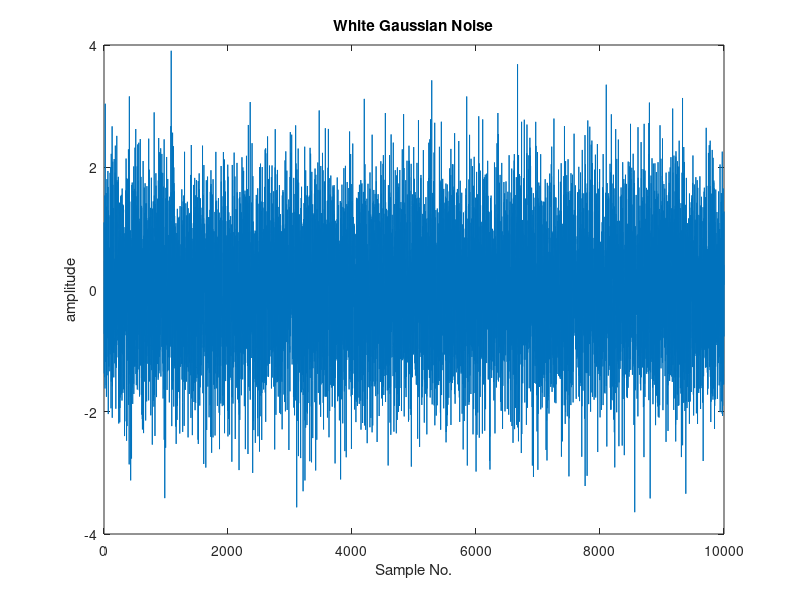

MATLAB code for this plot: (Note: this script raises an error after producing the figure.)
%% Tone Masking With Noise
clear;
fs=16000;
samples = 10000;

%% Generate Gaussian Noise.

noise = wgn(samples,1,0); %white gaussian noise

%% Plot Gaussian Noise.

figure(1),plot(noise),title('White Gaussian Noise'), xlabel('Sample No.'), ylabel('amplitude')

%% Bandstop filter: Bandwidth Ajust 
% Adjust this variable to adjust the width of the Bandstop filter. Reduce
% the filter width until you can no longer hear the sinewave

BWadjust=2; %This variable is used to adjust the critical band.
% debug note. Min. acceptable value = 1.2

%% Bandstop filter construction

BWadjust=BWadjust/100; %Dividing by 100 is used because the inversely 
%proportional relationship of the variable BWadjust and the effects on Fp1
%and Fp2.

Fp1=0.5-BWadjust;     %Fp1=1/16;
Fp2=0.5+BWadjust;   %Fp2=15/16;
Fst1=Fp1+0.01;   % Fst1=2/16;
Fst2=Fp2-0.01;   % Fst2=14/16;

F1_LowCutoff=Fp1*(fs/2);
F2_HighCuttoff=Fp2*(fs/2);

Ap1=1;
Ast=60;
Ap2=1;

%Bandstop filter object using fdesign.
d = fdesign.bandstop('Fp1,Fst1,Fst2,Fp2,Ap1,Ast,Ap2', ... 
    Fp1,Fst1,Fst2,Fp2,Ap1,Ast,Ap2); 

%Final filter variable using function design().
Hd = design(d,'equiripple'); %FIR equiripple band stop filter 

FreqLow=(2*pi)/16;
FreqHi=(14*pi)/16;

%% Plot magnitude response of the bandstop filter. 
fvtool(Hd),

%% Calculate the stop band borders, center frequency and width in Hz 

freqHzLow=(fs*FreqLow)/(2*pi);
freqHzHigh=(fs*FreqHi)/(2*pi);
FilterWidth = freqHzHigh-freqHzLow;
CenterFreq = (freqHzLow+freqHzHigh)/2;

%% Apply the band stop filter to the Gaussian noise 

filtered_noise = filter(Hd,noise);

figure(3),subplot(1,2,1), plot(noise), xlabel('Sample No.'), ylabel('amplitude'), title('Un-filtered Gaussian Noise')
subplot(1,2,2), plot(filtered_noise), xlabel('Sample No.'), ylabel('amplitude'), title('Filtered Gaussian Noise')

%% Plot filtered noise.  

noisedft = fft(noise); 
filtered_noisedft = fft(filtered_noise); 
freq = 0:(2*pi)/length(noise):pi; 

figure(4),plot(freq/pi,abs(noisedft(1:length(noise)/2+1))),hold on, 
plot(freq/pi,abs(filtered_noisedft(1:length(filtered_noise)/2+1)),'r','linewidth',2),hold off, 
xlabel('Normalized Frequency (\times\pi rad/sample)'), ylabel('Magnitude'), legend('Original Signal','Bandstop Signal'),title('FFT spectra of the original and filtered noise signals')

%% Generate a sinusoid at the center of Bandpass filter frequencies. 

noise=noise'; %rearrange matrix to suit dimensions of y in preparation for addition.
amp=0.1*std(noise); %noise amplitude adjustment
ts=1/fs;
t=1:1:10000;
wCenter=(CenterFreq*2*pi)/fs;
y=sin(wCenter*t)*amp;

%% Play Sinusoid and Plot Sinusoid.
%sound(y,fs); %uncomment to listen.
figure(4),plot(y),xlim([0 1000]),xlabel('Sample No.'),ylabel('amplitude'),title('4kHz Sinewave')

%% Add Sine wave to gaussian noise.
output=y+noise;

%% Play and plot noisy sinusoid.

figure(5), plot(output), title('Sinewave with filtered Noise'), xlim([0 1000]), xlabel('Sample No.'), ylabel('amplitude')

sinusoiddft = fft(y);
maxsin=max(sinusoiddft);
filtered_noisedft = fft(filtered_noise);
freq2 = 0:(2*pi)/length(noise):pi;

figure(6),
plot(freq/pi,abs(sinusoiddft(1:length(noise)/2+1))), hold on
plot(freq/pi,abs(filtered_noisedft(1:length(filtered_noise)/2+1)),'r','linewidth',2),hold off, grid on,
xlabel('Normalized Frequency (\times\pi rad/sample)'), ylabel('Magnitude'), legend('Sinewave','Bandstop Signal'),title('Noise+4kHz Sinewave')

FiltNoiseSin=y+filtered_noise';

%Normalise audio output. Peak value 0 dBFS.
pkch=max(FiltNoiseSin);
norm=FiltNoiseSin*(1/pkch);

%% Sound output and info
sound(norm,fs); %uncomment to play audio. Keep speaker volume low before playing. Take note of BP filter width when sin note can no longer be heard.
filterwidth=F2_HighCuttoff-F1_LowCutoff;

fprintf('Sine tone freq: %d Hz\n', CenterFreq);
fprintf('BP Filter Width: %d Hz\n', filterwidth);
